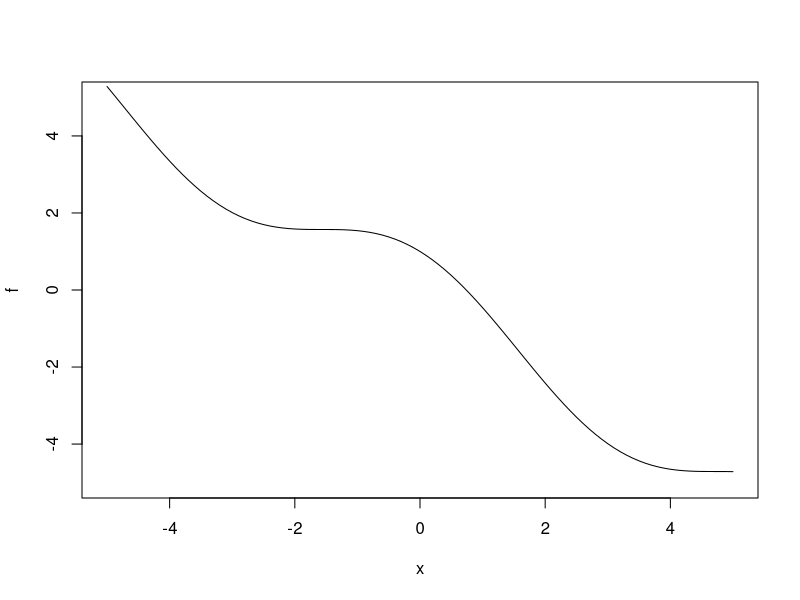

This chart was generated by the following R code: (Note: this script raises an error after producing the figure.)
## ---- chunk 1

#Newton-raphson
f <- function(x)  cos(x) -x
fp <- function(x) -sin(x) -1

plot (f, xlim=c(-5,5), ylim=c(-5,5))
newton <- function(guess, f, fp, tol=1e-7, iter=100) {
  i <- 1
  while ((abs(f(guess)) > tol) & (i < iter)) {
    guess <- guess - f(guess)/fp(guess)
    i <- i+1
  }
  if (i == iter) {
    stop('method did not converge')
    
  }
  guess
}
newton(1, f, fp)

#secant method

f <- function(x)  cos(x) -x

sm <- function (f, x1, x2, iter = 100, tols = 1e-07, tols1 = 1e-07) 
{
    i = 0
    while ((abs(x1 - x2) > tols) & (i < iter)) {
        s = x2 - f(x2) * (x2 - x1)/(f(x2) - f(x1))
        x1 = x2
        x2 = s
        i = i + 1
    }
    x2
 
  }
sm(f,0,2)

system.time(replicate(1000, sm(f,0,2)))
system.time(replicate(1000, newton(1,f,fp)))

## ---- chunk 2
CRAP = function() {
set.seed(100)
for (i in 1:3){
  
  x <- sum(ceiling(6*runif(2)))
  if (x == 7 || x ==11){
    print('you win')
  } 
  else {
    print ('you loose')  
}
  
      print(x)
}
}
## ---- chunk 3
CRAP = function() {
set.seed(1000)
for (i in 1:10){
  
  x <- sum(ceiling(6*runif(2)))
  if (x == 7 || x ==11){
    print('you win')
  } 
  else {
    print ('you loose')  
}
  
      print(x)
}
}


## ---- chunk 4
# Q1: awesome 15/15

# Q2 Part 1:  13/13 
# Note: set seed outside of your CRAP() function
CRAP = function() {
for (i in 1:3){
x <- sum(ceiling(6*runif(2)))
if (x == 7 || x ==11){
print('you win')
}
else {
print ('you loose')
}
print(x)
}
}
# then you will see some wins eventually ;)
set.seed(100)
CRAP()

# Q2 Part 2: Find a seed that will win ten straight games. 0/5 points
# Cole's solution:
i <- 1
repeat {
  set.seed(i)
  w <- sum(replicate(10, craps(FALSE)))
  if(w == 10) break
  i <- i + 1
}
i
set.seed(i)
for(i in seq(10)) CRAP()

# Q3: 0/12 points


# Q4: where is the code? 1/5 points
names(funs)[nArgs == max(nArgs)] #"scan"

um(nArgs == 0) # 221
